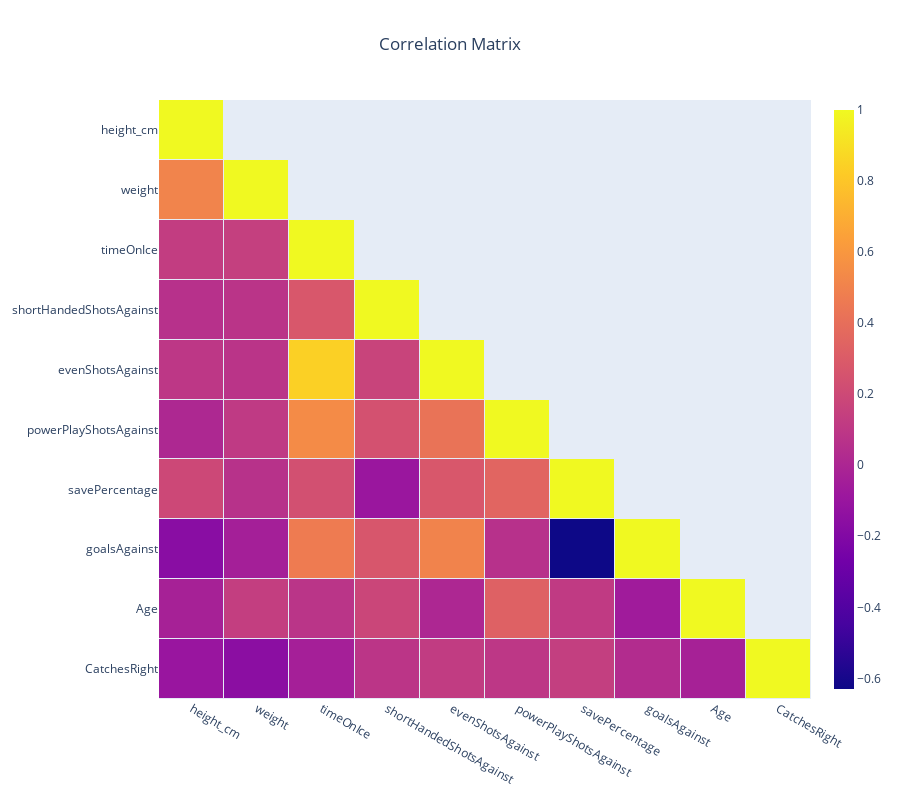

The notebook cell this image was saved under:
### Markdown cell above
## Correlation Analysis

### Code cell
corr = dfPlayerStats.corr()

mask = np.triu(np.ones_like(corr, dtype=bool), k=1)

import plotly.graph_objects as go

# Create a masked correlation matrix
masked_corr = corr.mask(mask)
#masked_corr = masked_corr.iloc[::-1,::-1]

heat = go.Heatmap(z=masked_corr,
                  x=dfPlayerStats.columns,
                  y=dfPlayerStats.columns,
                  xgap=1, ygap=1,
                  colorbar_thickness=20,
                  colorbar_ticklen=3,
                   )


title = 'Correlation Matrix'               

layout = go.Layout(title_text=title, title_x=0.5, 
                   height=800,
                   xaxis_showgrid=False,
                   yaxis_showgrid=False,
                   yaxis_autorange='reversed')
   
fig=go.Figure(data=[heat], layout=layout)        
fig.show()

### Figure 1 — Plotly figure (JSON) as saved in the notebook; plotly's stock layout.template omitted (floating-point values rounded to 4 significant figures)
{"data": [{"colorbar": {"thickness": 20, "ticklen": 3}, "type": "heatmap", "x": ["height_cm", "weight", "timeOnIce", "shortHandedShotsAgainst", "evenShotsAgainst", "powerPlayShotsAgainst", "savePercentage", "goalsAgainst", "Age", "CatchesRight"], "xgap": 1, "y": ["height_cm", "weight", "timeOnIce", "shortHandedShotsAgainst", "evenShotsAgainst", "powerPlayShotsAgainst", "savePercentage", "goalsAgainst", "Age", "CatchesRight"], "ygap": 1, "z": [[1, null, null, null, null, null, null, null, null, null], [0.507, 1, null, null, null, null, null, null, null, null], [0.1269, 0.1434, 1, null, null, null, null, null, null, null], [0.05944, 0.0798, 0.2763, 1, null, null, null, null, null, null], [0.09632, 0.07599, 0.8433, 0.1668, 1, null, null, null, null, null], [0.009181, 0.11, 0.5424, 0.2418, 0.4243, 1, null, null, null, null], [0.1918, 0.06371, 0.2387, -0.09552, 0.2738, 0.3496, 1, null, null, null], [-0.1685, -0.04394, 0.4676, 0.2705, 0.5045, 0.06043, -0.6299, 1, null, null], [-0.02994, 0.136, 0.08063, 0.179, 0.006068, 0.3286, 0.1133, -0.06291, 1, null], [-0.09996, -0.16, -0.03926, 0.08386, 0.1216, 0.09236, 0.138, 0.03326, -0.02985, 1]]}], "layout": {"height": 800, "title": {"text": "Correlation Matrix", "x": 0.5}, "xaxis": {"showgrid": false}, "yaxis": {"autorange": "reversed", "showgrid": false}}}
